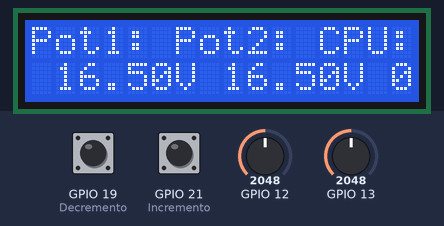
This program was run on a simulated ESP32. Parts: 16×2 character LCD. The inputs (shaded band) are chosen by the test bench; at power-on: GPIO 12 = 2048, GPIO 13 = 2048, GPIO 19 (Decremento) HIGH, GPIO 21 (Incremento) HIGH. What the program prints to the serial monitor is not drawn.

Above: at 1.2 s.
1.3 s: GPIO 12 set to 2866
At 2.8 s:
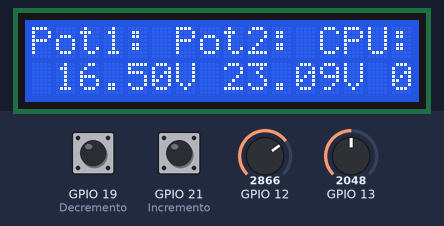
4.3 s: GPIO 13 set to 2866
At 5.5 s:
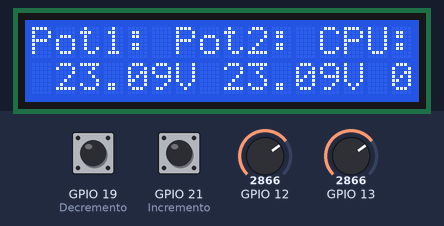
5.9 s: GPIO 19 (Decremento) pulled LOW for 1 s
At 8.2 s:
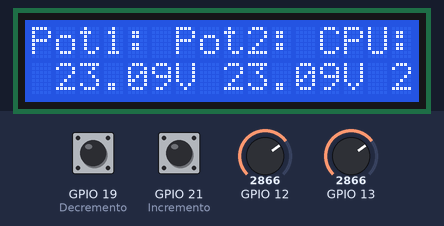
8.5 s: GPIO 12 set to 3603
At 9.5 s:
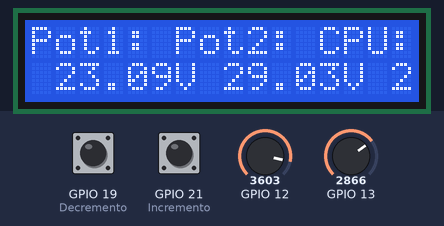
10.1 s: GPIO 21 (Incremento) pulled LOW for 1 s
At 12.3 s:
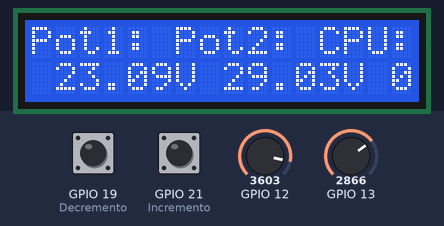
12.7 s: GPIO 21 (Incremento) pulled LOW for 0.3 s
At 13.8 s:
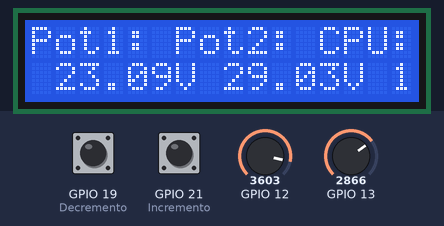
Timing chart, 0 to 15.7 s (numbered marks = the images above; inputs shaded):
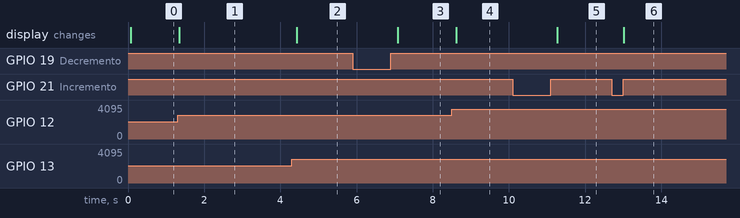

The program:

main.cpp
```cpp
//Universidad Del Valle de Guatemala
//BE3015: Electrónica Digital 2
//José Trujillo
//LAB  4
//LCD
//----------------------------------------------------------------------------------------------------------------------

//----------------------------------------------------------------------------------------------------------------------
//Librerías
//----------------------------------------------------------------------------------------------------------------------
#include <Arduino.h>
#include <LiquidCrystal.h>
//----------------------------------------------------------------------------------------------------------------------
//Definición de pines
//----------------------------------------------------------------------------------------------------------------------
#define Incremento 21
#define Decremento 19
#define Voltaje1 13
#define Voltaje2 12

#define D4 32
#define D5 33
#define D6 25
#define D7 26

#define RS 27
#define E 14

//----------------------------------------------------------------------------------------------------------------------
//Prototipos de funciones
//----------------------------------------------------------------------------------------------------------------------
void LectorVoltajes(void);
void Contador(void);
//---------------------------------------------------------------------------------------------------------------------
//Variables Globales
//----------------------------------------------------------------------------------------------------------------------

//Creación de las variables que reciben el dato analogico del voltaje
float V1 = 0.0;
float V2 = 0.0;
//Generación para las variables de cada uno de los datos mostrados en la LCD
int decenas1 = 0;
int unidades1 = 0;
int decimales1 = 0;

int decenas2 = 0;
int unidades2 = 0;
int decimales2 = 0;

int contador = 0;
LiquidCrystal LCD(RS, E, D4, D5, D6, D7);
//----------------------------------------------------------------------------------------------------------------------
//ISR  (interrupciones)
//----------------------------------------------------------------------------------------------------------------------

//----------------------------------------------------------------------------------------------------------------------
//CONFIGURACIÓN
//----------------------------------------------------------------------------------------------------------------------

void setup() {
  Serial.begin(115200);
  // Este comando limpia la LCD
  LCD.begin(16, 2);

  pinMode(Incremento, INPUT_PULLUP);
  pinMode(Decremento, INPUT_PULLUP);

}

//---------------------------------------------------------------------------------------------------------------------
//Loop principal
//---------------------------------------------------------------------------------------------------------------------
void loop() {
  LectorVoltajes();
  Contador();

  LCD.clear(); //limpia la LCD
  LCD.print("Pot1:"); //IMPRIMER EN LA LCD
  LCD.print(" ");
  Serial.print("Pot1:");
  Serial.print(decenas1);
  Serial.print(unidades1);
  Serial.println(decimales1);

 //esta función permite colocar el potenciometro en un espacio específico del LCD
  LCD.print("Pot2:");
  LCD.print(" ");
  Serial.print("Pot2:");
  Serial.print(decenas2);
  Serial.print(unidades2);
  Serial.println(decimales2);


  LCD.print("CPU:");
  Serial.print("CPU:");
  Serial.print(contador);

  LCD.setCursor(1, 1);
  LCD.print(decenas1);
  LCD.print('.');
  LCD.print(unidades1);
  LCD.print(decimales1);
  LCD.print('V');
  LCD.print(" ");
  LCD.print(decenas2);
  LCD.print('.');
  LCD.print(unidades2);
  LCD.print(decimales2);
  LCD.print('V');
  LCD.print(" ");

  LCD.print(contador);

  delay(250);


}

//---------------------------------------------------------------------------------------------------------------------
//Lector analogico de voltajes
//---------------------------------------------------------------------------------------------------------------------
void LectorVoltajes(void){
  V1 = analogReadMilliVolts(Voltaje1);
  V2 = analogReadMilliVolts(Voltaje2);

  //Conversor de decenas, unidades y decimales para V1
  decenas1 = V1/100.0;
  V1 = V1 - decenas1*100.0;
  unidades1 = V1/10.0;
  V1 = V1 - unidades1*10.0;
  decimales1 = V1;

  //Conversor de decenas, unidades y decimales para V2
  decenas2 = V2/100.0;
  V2 = V2 - decenas2*100.0;
  unidades2 = V2/10.0;
  V2 = V2 - unidades2*10.0;
  decimales2 = V2;
}

//---------------------------------------------------------------------------------------------------------------------
//Contador
//---------------------------------------------------------------------------------------------------------------------
void Contador(void){
  if (digitalRead(Incremento)==0){
    delay(200);
    if (digitalRead(Incremento)==1){
      if (contador < 255){
        contador++;
      }
      else if (contador >= 255){
        contador = 0;
      }
    }
  }

  if (digitalRead(Decremento)==0){
    delay(200);
    if (digitalRead(Decremento)==1){
      if (contador > 0){
        contador--;
      }

      else if (contador <= 0){
        contador = 255;
      }

    }
  }
}
```

Measured:
- after the input at 1.3 s, the display: changes after 0.05 s (image 1)
- after the input at 4.3 s, the display: changes after 0.13 s (image 2)
- after the input at 5.9 s, the display: changes after 1.2 s (image 3)
- after the input at 8.5 s, the display: changes after 0.12 s (image 4)
- after the input at 10.1 s, the display: changes after 1.2 s (image 5)
- after the input at 12.7 s, the display: changes after 0.31 s (image 6)
